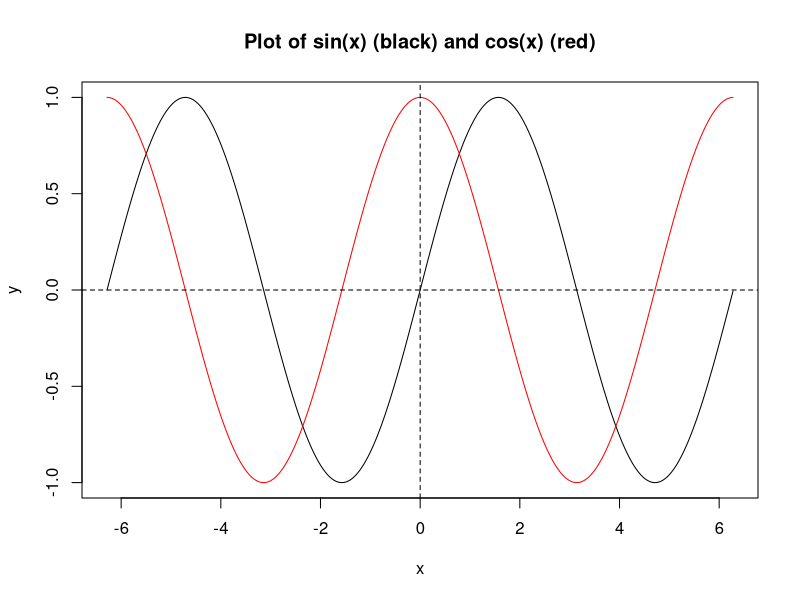

This chart was generated by the following R code:
## ---- chunk 1
x <- seq(-2*pi, 2*pi, by = 0.01)
y_1 <- sin(x)
y_2 <- cos(x)
plot(x, y_1, type = 'l', col = 'black', xlab = 'x', ylab = 'y',
     main = "Plot of sin(x) (black) and cos(x) (red)")
points(x, y_2, type = 'l', col = 'red')
abline(h = 0, lty = 2)
abline(v = 0, lty = 2)
## ---- chunk 2
nbr <- 1:100
output <- rep("", times = 100)
for(i in nbr) {
  s <- ""
  if(i %% 5 == 0) s <- "F"
  if(i %% 7 == 0) s <- paste0(s, "S")
  if(s != "") {output[i] <- s
  } else {output[i] <- i}
}
print(output)
## ---- chunk 3
library(lubridate) # to use function days()
how_old_in_days <- function(`birth_day_yyyy-mm-dd`)
{today <- Sys.Date()
 print(sprintf("Today is: %s.", today))
 life_in_days <- days(today - as.Date(`birth_day_yyyy-mm-dd`))
 print(sprintf("Your life in days is: %s.", life_in_days))
}
how_old_in_days("2005-12-04") 
